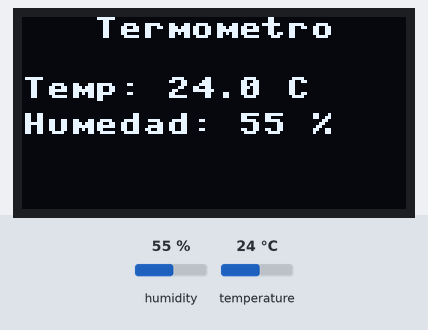
Bench run of a program on a simulated ESP32 board running MicroPython. Shown: 128×64 one-colour display. Wiring (from the project's diagram.json): DHT22 sensor on GPIO 4. The inputs (shaded band) are chosen by the test bench; at power-on: temperature 24 °C, humidity 55 %. Library files of the repository ran but are not shown: ssd1306.py.

Above: at 1.2 s.
1.3 s: temperature set to 29.6 °C
At 2.9 s:
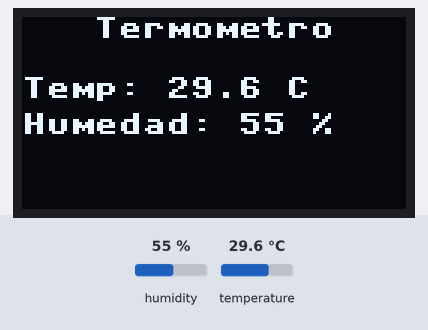
4.0 s: temperature set to 30.4 °C
At 4.9 s:
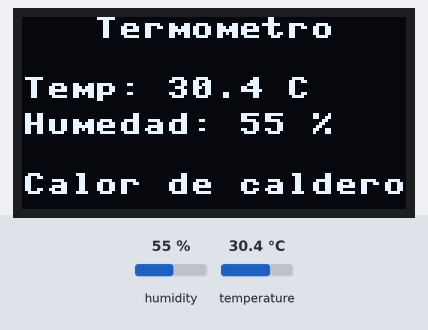
6.7 s: humidity set to 22 %
At 9.1 s:
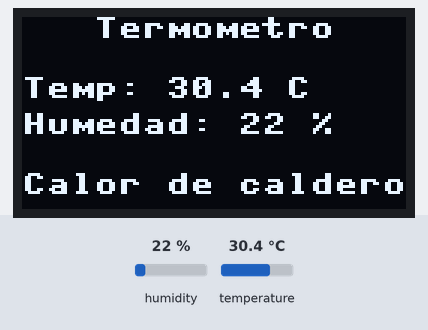
9.7 s: humidity set to 40 %
At 11.1 s:
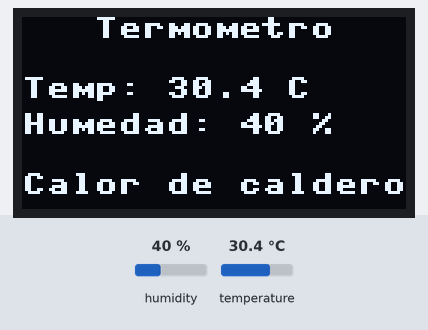
Timing chart, 0 to 12.7 s (numbered marks = the images above; inputs shaded):
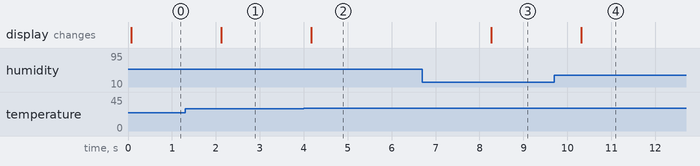

Measured:
- the behaviour switches between 30 and 30.1 °C on temperature (found by bisection; images 1 and 2)
- after the input at 1.3 s, the display: changes after 0.82 s (image 1)
- after the input at 4.0 s, the display: changes after 0.17 s (image 2)
- after the input at 6.7 s, the display: changes after 1.6 s (image 3)
- after the input at 9.7 s, the display: changes after 0.61 s (image 4)

The program:

termometro_bicho.py
```python
# 🐞 RETO · CAZA EL BICHO
# Este programa tiene UN error escondido. Síntoma: OSError(116): el sensor «no contesta».
# No lo compares con termometro.py: encuéntralo con el depurador
# (breakpoints, Variables y Watch). Pistas en la guía.
# Chip 1 · DHT22: el termómetro embrujado.
# Protocolo de UN cable: el sensor y el ESP32 se turnan para hablar por un solo pin.
import time
import dht
from machine import Pin, I2C
import ssd1306


def preparar_pantalla():
    i2c = I2C(0, scl=Pin(22), sda=Pin(21), freq=400000)
    return ssd1306.SSD1306_I2C(128, 64, i2c)


def preparar_sensor():
    # El DHT22 solo necesita saber en qué pin está su cable de datos.
    return dht.DHT22(Pin(5))


def leer(sensor):
    sensor.measure()  # pide una medida nueva al sensor
    return sensor.temperature(), sensor.humidity()


def mostrar(display, temperatura, humedad):
    display.fill(0)
    display.text("Termometro", 24, 0, 1)
    display.text("Temp: %.1f C" % temperatura, 0, 20, 1)
    display.text("Humedad: %d %%" % humedad, 0, 32, 1)
    if temperatura > 30:
        display.text("Calor de caldero", 0, 52, 1)
    display.show()


def main():
    display = preparar_pantalla()
    sensor = preparar_sensor()
    for vuelta in range(30):
        temperatura, humedad = leer(sensor)
        mostrar(display, temperatura, humedad)  # breakpoint aquí para ver los valores
        time.sleep(2)  # el DHT22 necesita 2 segundos entre medidas


if __name__ == "__main__":
    main()
```
